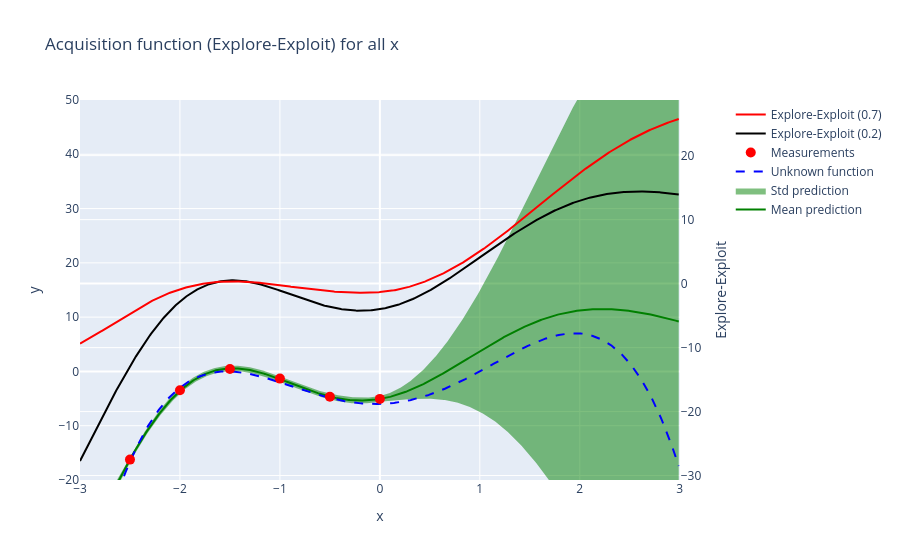

Write notebook code for a chart like this one.
### Code cell
#@title Plot the explore-exploit acquisition function
# Plot acquisition function (EE)
fig = make_subplots(specs=[[{"secondary_y": True}]])
fig.add_trace(go.Scatter(x=xgrid,y=ypred[1,:],mode='lines', line=dict(width=2,color='green'),name='Mean prediction'))
fig.add_trace(go.Scatter(x=xgrid,y=ypred[0,:],mode='lines', line=dict(width=0,color='green'),showlegend=False))
fig.add_trace(go.Scatter(x=xgrid,y=ypred[2,:],mode='lines', line=dict(width=0,color='green'),fill='tonexty',name='Std prediction'))
fig.add_trace(go.Scatter(x=xgrid,y=fgrid,mode='lines',line=dict(dash='dash',color='blue'),name='Unknown function'))
fig.add_trace(go.Scatter(x=xpoints,y=ypoints,mode='markers',marker=dict(size=10,color='red'),name='Measurements'))
fig.add_trace(go.Scatter(x=xgrid,y=eegrid1,mode='lines',line=dict(color='black'),name=f'Explore-Exploit ({KAPPA1})'),secondary_y=True)
fig.add_trace(go.Scatter(x=xgrid,y=eegrid2,mode='lines',line=dict(color='red'),name=f'Explore-Exploit ({KAPPA2})'),secondary_y=True)
fig.update_xaxes(range=[-3, 3])
fig.update_yaxes(range=[-20, 50], secondary_y=False)
fig.update_yaxes( secondary_y=True,title_text="Explore-Exploit")
fig.update_layout(title="Acquisition function (Explore-Exploit) for all x",xaxis_title="x",yaxis_title="y")
fig.show()

### Figure 1 — Plotly figure (JSON) as saved in the notebook; plotly's stock layout.template omitted (floating-point values rounded to 4 significant figures; data arrays with more than 128 entries replaced by an {"elided": "..."} marker saying what was removed)
{"data": [{"line": {"color": "green", "width": 2}, "mode": "lines", "name": "Mean prediction", "type": "scatter", "x": {"elided": "600 float values"}, "y": {"elided": "600 float values"}}, {"line": {"color": "green", "width": 0}, "mode": "lines", "showlegend": false, "type": "scatter", "x": {"elided": "600 float values"}, "y": {"elided": "600 float values"}}, {"fill": "tonexty", "line": {"color": "green", "width": 0}, "mode": "lines", "name": "Std prediction", "type": "scatter", "x": {"elided": "600 float values"}, "y": {"elided": "600 float values"}}, {"line": {"color": "blue", "dash": "dash"}, "mode": "lines", "name": "Unknown function", "type": "scatter", "x": {"elided": "600 float values"}, "y": {"elided": "600 float values"}}, {"marker": {"color": "red", "size": 10}, "mode": "markers", "name": "Measurements", "type": "scatter", "x": [-2.5, -2.0, -1.5, -1.0, -0.5, 0.0], "y": [-16.25, -3.461, 0.4348, -1.322, -4.668, -5.062]}, {"line": {"color": "black"}, "mode": "lines", "name": "Explore-Exploit (0.2)", "type": "scatter", "x": {"elided": "600 float values"}, "xaxis": "x", "y": {"elided": "600 float values"}, "yaxis": "y2"}, {"line": {"color": "red"}, "mode": "lines", "name": "Explore-Exploit (0.7)", "type": "scatter", "x": {"elided": "600 float values"}, "xaxis": "x", "y": {"elided": "600 float values"}, "yaxis": "y2"}], "layout": {"title": {"text": "Acquisition function (Explore-Exploit) for all x"}, "xaxis": {"anchor": "y", "domain": [0, 0.94], "range": [-3, 3], "title": {"text": "x"}}, "yaxis": {"anchor": "x", "domain": [0, 1], "range": [-20, 50], "title": {"text": "y"}}, "yaxis2": {"anchor": "x", "overlaying": "y", "side": "right", "title": {"text": "Explore-Exploit"}}}}
